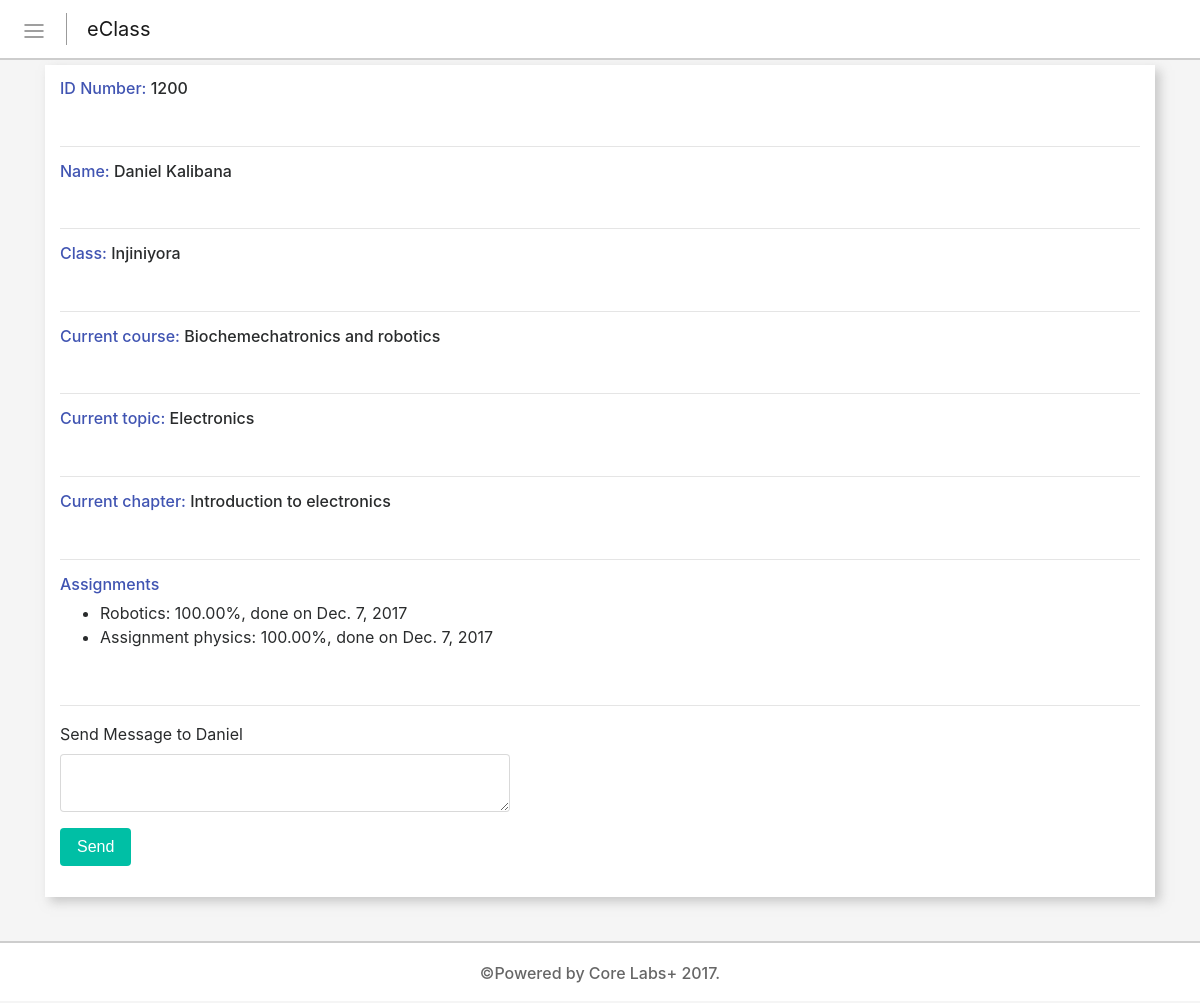
/t/individual=6 (signed in), run on an earlier commit of the app's database.
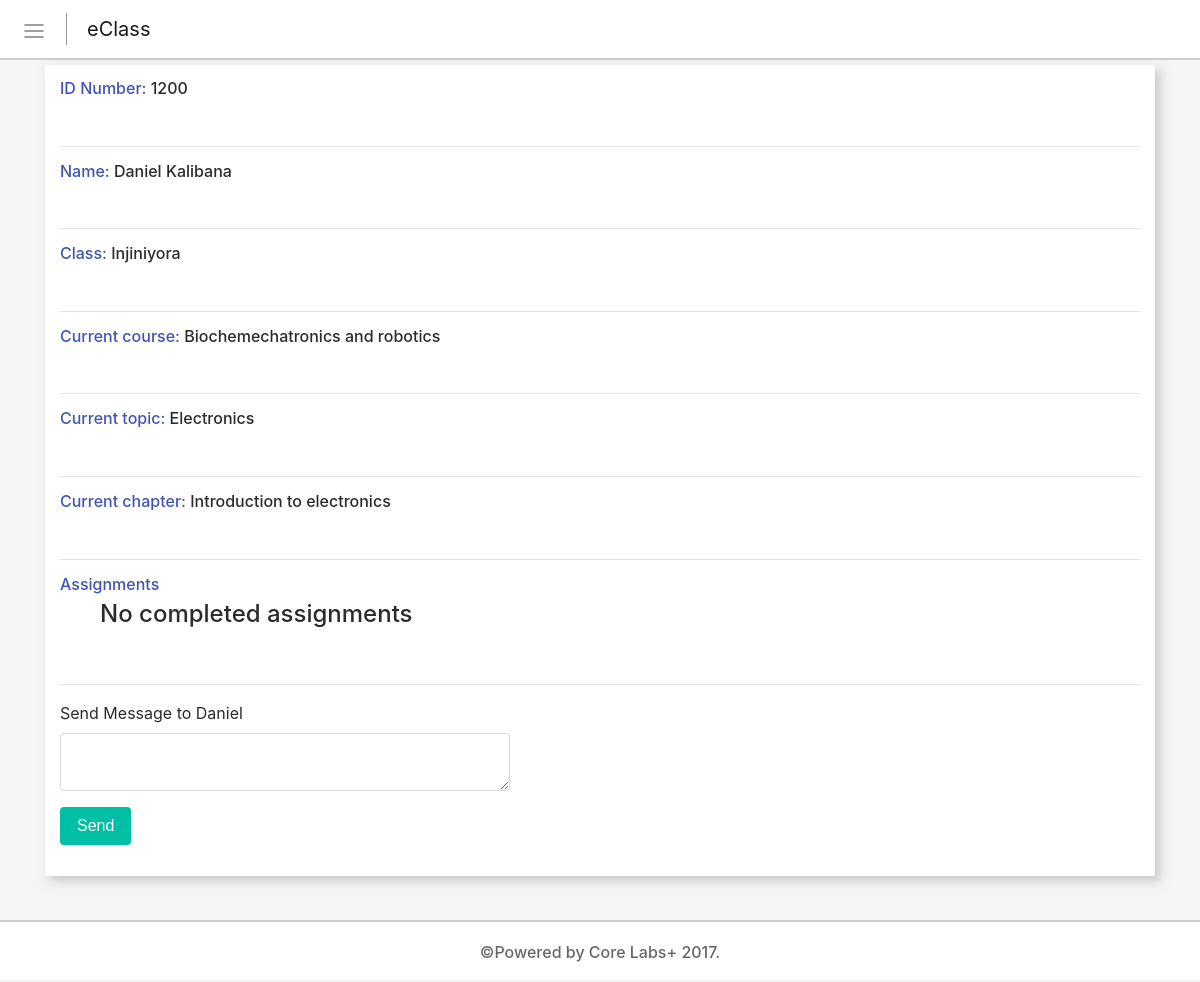
And on a later commit of the database.
### eclass/models.py (models this page shows, shortened)
class assignment(models.Model):
	title = models.CharField(max_length=50, help_text="Add title")
	description = models.TextField(help_text="Add topic description")
	Active = 'Active'
	Inactive = 'Inactive'
	Finished = 'Finished'
	statuses = {
	(Active, 'Active'),
	(Inactive, 'Inactive'),
	(Finished, 'Finished'),
	}
	status = models.CharField(max_length=20, choices=statuses, default="Inactive")

class Completed_assignment(models.Model):
	assignment = models.ForeignKey(assignment, help_text="Add assignment", on_delete=models.CASCADE)
	student = models.ForeignKey(student, help_text="Add class", on_delete=models.CASCADE)
	time = models.DateField(default=datetime.today())
	score = models.CharField(max_length=5, help_text="Add scores")

### eclass/views.py (the view)
# urls.py: url(r't/individual=(?P<st_id>\w+)$', views.admin_student, name="student"),
@login_required(login_url="/login")
def admin_student(request, st_id):
	user = request.user
	if user.is_superuser:
		instance = get_object_or_404(student, id=st_id)
		cu = current.objects.get(student=student.objects.get(pk=st_id))
		cuTopic = cu.topic
		cuChap = cu.chapter
		tops = topic.objects.all()
		chaps = chapter.objects.all()
		for top in tops:
			if top == cu.topic:
				current_topic = top
		for chap in chaps:
			if chap == cuChap:
				current_chapter = chap.title
				break
		data = {}
		data['student'] = student.objects.get(pk=st_id)
		data['dones'] = Completed_assignment.objects.filter(student=student.objects.get(pk=st_id))
		data['current_course'] = current_topic.course
		data['curent_topic'] = current_topic
		data['current'] = cu.topic
		data['current_chapter'] = current_chapter
		data['assignments'] = assignment.objects.all()
		data['user'] = user
		return render(request, 'admin-student.html', data)
	else:
		return redirect('/error')

### eclass/models.py (called while the page is built)
	def __str__(self):
		return str(self.name)

	def __str__(self):
		return str(self.title)

### templates/admin-student.html (shortened to what this page needs)
{% extends 'admin-sidebar.html' %}
{% load staticfiles %}
{% block content %}
	<div class="container under-navbar">
		<div class="row">
			<div class="col-md-12 class-holder ">
				<div class="col-content with-box-shadow class">
					<h6><span class="color-pink">ID Number:</span> {{student.id_number}}</h6>
					<br>
					<hr>
					<h6><span class="color-pink">Name:</span> {{student.first_name}} {{student.last_name}}</h6>
					<br>
					<hr>
					<h6><span class="color-pink">Class:</span> {{student.eclass}}</h6>
					<br>
					<hr>
					<h6><span class="color-pink">Current course:</span> {{current_course}}</h6>
					<br>
					<hr>
					<h6><span class="color-pink">Current topic:</span> {{curent_topic.title}}</h6>
					<br>
					<hr>
					<h6><span class="color-pink">Current chapter:</span> {{current_chapter}}</h6>
					<br>
					<hr>
					<h6><span class="color-pink">Assignments</span></h6>
					<ul>
						{% for done in dones %}
							{% for assignment in assignments %}
								{% if assignment == done.assignment %}
									<li>{{assignment.title}}: {{done.score}}%, done on {{done.time}}</li>
								{% endif %}
							{% endfor %}
						{% empty %}
							<h4>No completed assignments</h4>
						{% endfor %}
					</ul>
					<br>
					<hr>
					<form action="/t/send-message-to={{student.id_number}}" method="POST">{% csrf_token %}
						<div class="form-group">
							<label for="message">Send Message to {{student.first_name}}</label>
							<br>
							<textarea name="message" id="message" class="form-control col-md-5 col-sm-5 col-xs-12"></textarea required>
						</div>
						<div class="form-group">
							<input class="btn green-bcg white" type="submit" value="Send">
						</div>
					</form>
				</div>
				<br>
			</div>
		</div>
	</div>
{% endblock%}

What changed in the data, as far as the page shows it:
removed Completed_assignment: score "100.00", time "Dec. 7, 2017"
no longer on this page (row unchanged): assignment: title "Robotics"
removed Completed_assignment: score "100.00", time "Dec. 7, 2017"
no longer on this page (row edited): assignment: title "Assignment physics"
Also different on the page:
text now shown: "No completed assignments"
